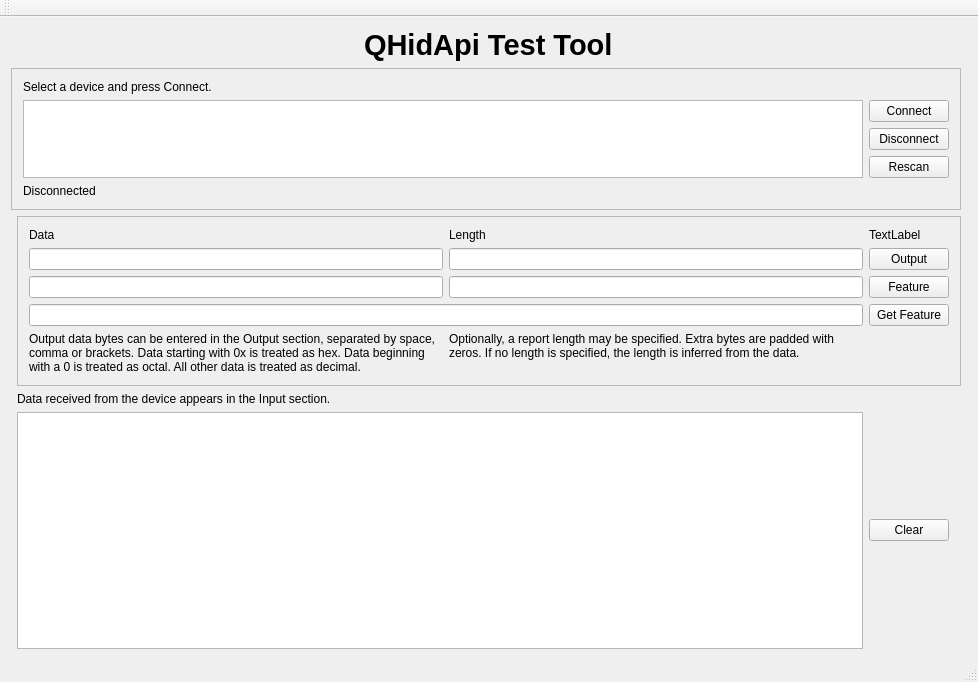
<?xml version="1.0" encoding="UTF-8"?>
<ui version="4.0">
 <class>MainWindow</class>
 <widget class="QMainWindow" name="MainWindow">
  <property name="geometry">
   <rect>
    <x>0</x>
    <y>0</y>
    <width>978</width>
    <height>682</height>
   </rect>
  </property>
  <property name="windowTitle">
   <string>MainWindow</string>
  </property>
  <widget class="QWidget" name="centralWidget">
   <layout class="QGridLayout" name="gridLayout_2">
    <item row="0" column="0" colspan="6" alignment="Qt::AlignHCenter">
     <widget class="QLabel" name="label">
      <property name="font">
       <font>
        <pointsize>22</pointsize>
        <weight>75</weight>
        <bold>true</bold>
       </font>
      </property>
      <property name="text">
       <string>QHidApi Test Tool</string>
      </property>
     </widget>
    </item>
    <item row="8" column="2">
     <widget class="QPushButton" name="clearBtn">
      <property name="text">
       <string>Clear</string>
      </property>
     </widget>
    </item>
    <item row="6" column="1">
     <widget class="QLabel" name="label_4">
      <property name="text">
       <string>Data received from the device appears in the Input section.</string>
      </property>
      <property name="wordWrap">
       <bool>true</bool>
      </property>
     </widget>
    </item>
    <item row="8" column="1">
     <widget class="QPlainTextEdit" name="inputText"/>
    </item>
    <item row="5" column="1" colspan="4">
     <widget class="QFrame" name="dataFrame">
      <property name="frameShape">
       <enum>QFrame::StyledPanel</enum>
      </property>
      <property name="frameShadow">
       <enum>QFrame::Raised</enum>
      </property>
      <layout class="QGridLayout" name="gridLayout_3">
       <item row="1" column="0">
        <widget class="QLineEdit" name="outputTextEdit"/>
       </item>
       <item row="2" column="2">
        <widget class="QPushButton" name="featureBtn">
         <property name="text">
          <string>Feature</string>
         </property>
        </widget>
       </item>
       <item row="1" column="1">
        <widget class="QLineEdit" name="outputLenEdit"/>
       </item>
       <item row="0" column="2">
        <widget class="QLabel" name="label_8">
         <property name="text">
          <string>TextLabel</string>
         </property>
        </widget>
       </item>
       <item row="1" column="2">
        <widget class="QPushButton" name="outputBtn">
         <property name="text">
          <string>Output</string>
         </property>
        </widget>
       </item>
       <item row="0" column="0">
        <widget class="QLabel" name="label_6">
         <property name="text">
          <string>Data</string>
         </property>
        </widget>
       </item>
       <item row="0" column="1">
        <widget class="QLabel" name="label_7">
         <property name="text">
          <string>Length</string>
         </property>
        </widget>
       </item>
       <item row="2" column="0">
        <widget class="QLineEdit" name="featureTextEdit"/>
       </item>
       <item row="2" column="1">
        <widget class="QLineEdit" name="featureLenEdit"/>
       </item>
       <item row="4" column="0">
        <widget class="QLabel" name="label_3">
         <property name="text">
          <string>Output data bytes can be entered in the Output section, separated by space, comma or brackets. Data starting with 0x is treated as hex. Data beginning with a 0 is treated as octal. All other data is treated as decimal.</string>
         </property>
         <property name="alignment">
          <set>Qt::AlignLeading|Qt::AlignLeft|Qt::AlignTop</set>
         </property>
         <property name="wordWrap">
          <bool>true</bool>
         </property>
        </widget>
       </item>
       <item row="4" column="1">
        <widget class="QLabel" name="label_5">
         <property name="text">
          <string>Optionally, a report length may be specified. Extra bytes are padded with zeros. If no length is specified, the length is inferred from the data.</string>
         </property>
         <property name="alignment">
          <set>Qt::AlignLeading|Qt::AlignLeft|Qt::AlignTop</set>
         </property>
         <property name="wordWrap">
          <bool>true</bool>
         </property>
        </widget>
       </item>
       <item row="3" column="2">
        <widget class="QPushButton" name="getFeatureBtn">
         <property name="text">
          <string>Get Feature</string>
         </property>
        </widget>
       </item>
       <item row="3" column="0" colspan="2">
        <widget class="QLineEdit" name="getFeatureTextEdit"/>
       </item>
      </layout>
     </widget>
    </item>
    <item row="1" column="0" colspan="5">
     <widget class="QFrame" name="infoFrame">
      <property name="frameShape">
       <enum>QFrame::StyledPanel</enum>
      </property>
      <property name="frameShadow">
       <enum>QFrame::Raised</enum>
      </property>
      <layout class="QGridLayout" name="gridLayout">
       <item row="0" column="0">
        <widget class="QLabel" name="label_2">
         <property name="text">
          <string>Select a device and press Connect.</string>
         </property>
        </widget>
       </item>
       <item row="1" column="1">
        <widget class="QPushButton" name="connectBtn">
         <property name="text">
          <string>Connect</string>
         </property>
        </widget>
       </item>
       <item row="2" column="1">
        <widget class="QPushButton" name="disconnectBtn">
         <property name="text">
          <string>Disconnect</string>
         </property>
        </widget>
       </item>
       <item row="3" column="1">
        <widget class="QPushButton" name="rescanBtn">
         <property name="text">
          <string>Rescan</string>
         </property>
        </widget>
       </item>
       <item row="4" column="0">
        <widget class="QLabel" name="connectedLbl">
         <property name="text">
          <string>Disconnected</string>
         </property>
        </widget>
       </item>
       <item row="1" column="0" rowspan="3">
        <widget class="QTableView" name="infoView">
         <attribute name="horizontalHeaderStretchLastSection">
          <bool>true</bool>
         </attribute>
        </widget>
       </item>
      </layout>
     </widget>
    </item>
   </layout>
  </widget>
  <widget class="QMenuBar" name="menuBar">
   <property name="geometry">
    <rect>
     <x>0</x>
     <y>0</y>
     <width>978</width>
     <height>27</height>
    </rect>
   </property>
  </widget>
  <widget class="QToolBar" name="mainToolBar">
   <attribute name="toolBarArea">
    <enum>TopToolBarArea</enum>
   </attribute>
   <attribute name="toolBarBreak">
    <bool>false</bool>
   </attribute>
  </widget>
  <widget class="QStatusBar" name="statusBar"/>
 </widget>
 <layoutdefault spacing="6" margin="11"/>
 <resources/>
 <connections>
  <connection>
   <sender>clearBtn</sender>
   <signal>clicked()</signal>
   <receiver>MainWindow</receiver>
   <slot>clear()</slot>
   <hints>
    <hint type="sourcelabel">
     <x>908</x>
     <y>602</y>
    </hint>
    <hint type="destinationlabel">
     <x>488</x>
     <y>340</y>
    </hint>
   </hints>
  </connection>
  <connection>
   <sender>connectBtn</sender>
   <signal>clicked()</signal>
   <receiver>MainWindow</receiver>
   <slot>connect()</slot>
   <hints>
    <hint type="sourcelabel">
     <x>906</x>
     <y>147</y>
    </hint>
    <hint type="destinationlabel">
     <x>488</x>
     <y>340</y>
    </hint>
   </hints>
  </connection>
  <connection>
   <sender>disconnectBtn</sender>
   <signal>clicked()</signal>
   <receiver>MainWindow</receiver>
   <slot>disconnect()</slot>
   <hints>
    <hint type="sourcelabel">
     <x>906</x>
     <y>184</y>
    </hint>
    <hint type="destinationlabel">
     <x>488</x>
     <y>340</y>
    </hint>
   </hints>
  </connection>
  <connection>
   <sender>rescanBtn</sender>
   <signal>clicked()</signal>
   <receiver>MainWindow</receiver>
   <slot>rescan()</slot>
   <hints>
    <hint type="sourcelabel">
     <x>906</x>
     <y>221</y>
    </hint>
    <hint type="destinationlabel">
     <x>488</x>
     <y>340</y>
    </hint>
   </hints>
  </connection>
  <connection>
   <sender>outputBtn</sender>
   <signal>clicked()</signal>
   <receiver>MainWindow</receiver>
   <slot>sendOutputReport()</slot>
   <hints>
    <hint type="sourcelabel">
     <x>902</x>
     <y>333</y>
    </hint>
    <hint type="destinationlabel">
     <x>488</x>
     <y>340</y>
    </hint>
   </hints>
  </connection>
  <connection>
   <sender>getFeatureBtn</sender>
   <signal>clicked()</signal>
   <receiver>MainWindow</receiver>
   <slot>getFeatureReport()</slot>
   <hints>
    <hint type="sourcelabel">
     <x>902</x>
     <y>411</y>
    </hint>
    <hint type="destinationlabel">
     <x>488</x>
     <y>340</y>
    </hint>
   </hints>
  </connection>
  <connection>
   <sender>featureBtn</sender>
   <signal>clicked()</signal>
   <receiver>MainWindow</receiver>
   <slot>sendFeatureReport()</slot>
   <hints>
    <hint type="sourcelabel">
     <x>902</x>
     <y>372</y>
    </hint>
    <hint type="destinationlabel">
     <x>488</x>
     <y>340</y>
    </hint>
   </hints>
  </connection>
 </connections>
 <slots>
  <slot>clear()</slot>
  <slot>connect()</slot>
  <slot>disconnect()</slot>
  <slot>rescan()</slot>
  <slot>sendOutputReport()</slot>
  <slot>getFeatureReport()</slot>
  <slot>sendFeatureReport()</slot>
 </slots>
</ui>
